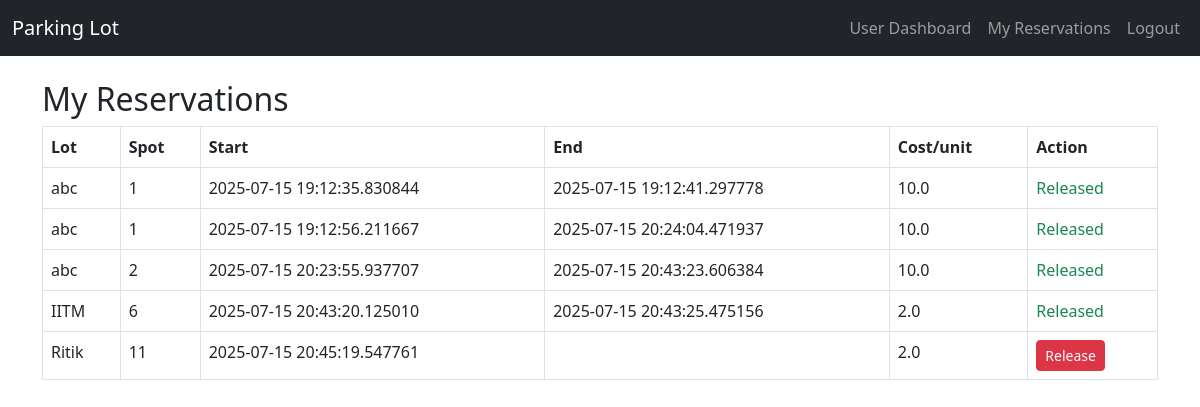
Page /my_reservations (signed in) on the committed database.
### models.py (models this page shows)
class Reservation(db.Model):
    id = db.Column(db.Integer, primary_key=True)
    spot_id = db.Column(db.Integer, db.ForeignKey('parking_spot.id'), nullable=False)
    user_id = db.Column(db.Integer, db.ForeignKey('user.id'), nullable=False)
    parking_timestamp = db.Column(db.DateTime)
    leaving_timestamp = db.Column(db.DateTime)
    parking_cost_per_unit_time = db.Column(db.Float)

class ParkingLot(db.Model):
    id = db.Column(db.Integer, primary_key=True)
    prime_location_name = db.Column(db.String(120), nullable=False)
    price = db.Column(db.Float, nullable=False)
    address = db.Column(db.String(200), nullable=False)
    pin_code = db.Column(db.Integer, nullable=False)
    maximum_number_of_spots = db.Column(db.Integer, nullable=False)
    spots = db.relationship('ParkingSpot', backref='lot', lazy=True)

class ParkingSpot(db.Model):
    id = db.Column(db.Integer, primary_key=True)
    lot_id = db.Column(db.Integer, db.ForeignKey('parking_lot.id'), nullable=False)
    status = db.Column(db.String(1), nullable=False, default='A')
    reservation = db.relationship('Reservation', backref='spot', uselist=False)

### app.py (the view, shortened to what this page needs)
@app.route('/my_reservations', methods=['GET', 'POST'])
def my_reservations():
    if session.get('role') != 'user':
        return redirect(url_for('login'))
    reservations = Reservation.query.filter_by(user_id=session['user_id']).all()
    return render_template('my_reservations.html', reservations=reservations)

### templates/my_reservations.html (shortened to what this page needs)
{% extends 'base.html' %}
{% block content %}
<h2>My Reservations</h2>
<table class="table table-bordered">
  <thead><tr><th>Lot</th><th>Spot</th><th>Start</th><th>End</th><th>Cost/unit</th><th>Action</th></tr></thead>
  <tbody>
    {% for r in reservations %}
    <tr>
      <td>{{ r.spot.lot.prime_location_name }}</td>
      <td>{{ r.spot.id }}</td>
      <td>{{ r.parking_timestamp or '' }}</td>
      <td>{{ r.leaving_timestamp or '' }}</td>
      <td>{{ r.parking_cost_per_unit_time }}</td>
      <td>
        {% if not r.leaving_timestamp %}
        <form method="post" style="display:inline">
          <button type="submit" class="btn btn-sm btn-danger">Release</button>
        </form>
        {% else %}
        <span class="text-success">Released</span>
        {% endif %}
      </td>
    </tr>
    {% endfor %}
  </tbody>
</table>
{% endblock %}

### rows in the picture
Reservation: spot.lot.prime_location_name "abc", spot.id "1", parking_timestamp "2025-07-15 19:12:35.830844", leaving_timestamp "2025-07-15 19:12:41.297778", parking_cost_per_unit_time "10.0", shows "Released"
Reservation: spot.lot.prime_location_name "abc", spot.id "1", parking_timestamp "2025-07-15 19:12:56.211667", leaving_timestamp "2025-07-15 20:24:04.471937", parking_cost_per_unit_time "10.0", shows "Released"
Reservation: spot.lot.prime_location_name "abc", spot.id "2", parking_timestamp "2025-07-15 20:23:55.937707", leaving_timestamp "2025-07-15 20:43:23.606384", parking_cost_per_unit_time "10.0", shows "Released"
Reservation: spot.lot.prime_location_name "IITM", spot.id "6", parking_timestamp "2025-07-15 20:43:20.125010", leaving_timestamp "2025-07-15 20:43:25.475156", parking_cost_per_unit_time "2.0", shows "Released"
Reservation: spot.lot.prime_location_name "Ritik", spot.id "11", parking_timestamp "2025-07-15 20:45:19.547761", parking_cost_per_unit_time "2.0"
